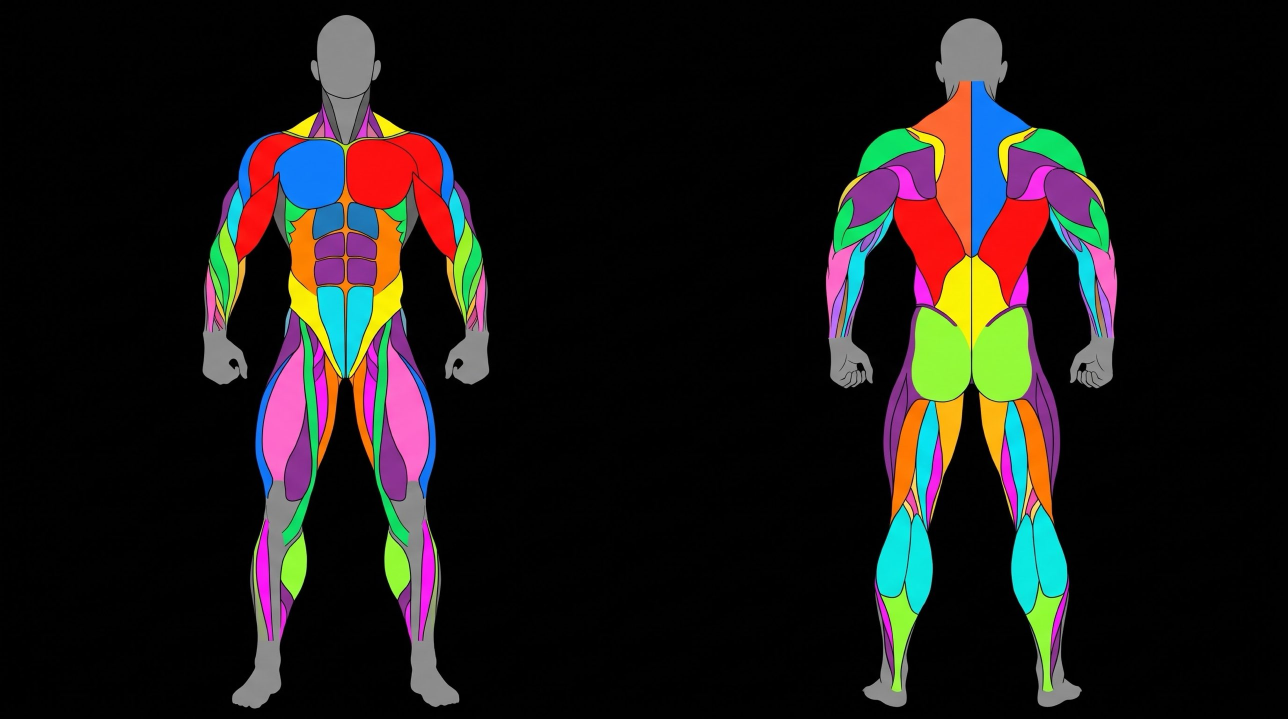
#> input picture tools/cuerpo/fuentes/segmentos.png, 2576 x 1438 px, found by its file name (shown at 1/2 size)
$ python generar.py
#> lines starting #> are read from the running program, lines starting #| are printed output that depends on the picture; after the words box and inside, x2 and y2 are one past the last pixel; in counts of white or black regions, pixels touching at a corner belong together
"""Genera el mapa corporal de la app a partir de dos imágenes hechas con Gemini (ver fuentes/):
  fuentes/imagen.png     la figura (frente y espalda) en grises sobre fondo negro
  fuentes/segmentos.png  la misma figura con cada zona en un color plano
Salida: assets/cuerpo-frente.webp, assets/cuerpo-espalda.webp y assets/cuerpo-muscular.svg (una región por trozo de
músculo, ids «m-<músculo>-<lado>-<n>», lado i = izquierda de la imagen, d = derecha).
Uso (desde la raíz del repositorio): python3 tools/cuerpo/generar.py
Necesita numpy, opencv-python, scikit-learn, scipy y pillow. Los números de región dependen del orden de los clústeres,
por eso el script comprueba el total y se detiene si cambia.
"""
import json, sys
import numpy as np, cv2
from PIL import Image
from scipy import ndimage as ndi
from sklearn.cluster import KMeans

AQUI = "tools/cuerpo/fuentes/"
B = cv2.cvtColor(cv2.imread(AQUI + "segmentos.png"), cv2.COLOR_BGR2RGB)
H, W = B.shape[:2]
#> H = 1438; W = 2576

# 1. regiones: color → componentes conexas; el contorno negro entre ellas se reparte entre las vecinas
hsv = cv2.cvtColor(B, cv2.COLOR_RGB2HSV)
#> hsv: shape (1438, 2576, 3); mean H, S, V 16, 39.3, 39.7
fg = B.max(2) > 70
#> fg: shape (1438, 2576) bool; 19.1% white; 11 white regions (1 under 20 px), largest, box (x1, y1, x2, y2) and area: (1652, 37, 2235, 1414) 360746, (405, 174, 978, 1417) 327627, (634, 30, 750, 196) 15829
sat = (hsv[..., 1] > 90) & fg
#> sat: shape (1438, 2576) bool; 15.7% white; 205 white regions (192 under 20 px), largest, box (x1, y1, x2, y2) and area: (411, 208, 971, 1092) 241485, (1652, 161, 1943, 1385) 159592, (1943, 160, 2235, 1384) 159430
gris = fg & ~sat & (B.max(2) > 90)
#> gris: shape (1438, 2576) bool; 3.3% white; 591 white regions (523 under 20 px), largest, box (x1, y1, x2, y2) and area: (464, 960, 605, 1417) 18701, (776, 961, 918, 1414) 18430, (634, 30, 750, 196) 15746
km = KMeans(16, n_init=3, random_state=0).fit(B[sat][::7])
L = np.full((H, W), -1, np.int32); L[sat] = km.predict(B[sat]); L[gris] = 99
#> after `L[sat] = km.predict(B[sat])`: L: shape (1438, 2576) int32; 17 distinct labels, from -1 to 15
#> after `L[gris] = 99`: L: shape (1438, 2576) int32; 18 distinct labels, from -1 to 99
R = np.zeros((H, W), np.int32); n = 0
for c in list(range(16)) + [99]:
    m = cv2.morphologyEx((L == c).astype(np.uint8), cv2.MORPH_OPEN, np.ones((3, 3), np.uint8))
    k, lab, st, _ = cv2.connectedComponentsWithStats(m, connectivity=4)
    for i in range(1, k):
        if st[i, 4] >= 120: n += 1; R[lab == i] = n
#> this loop made 17 passes
#> k on passes 1 to 12: 12, 73, 15, 7, 11, 31, 11, 7, 18, 21, 4, 27
#> R: shape (1438, 2576) int32; 170 distinct labels, from 0 to 169
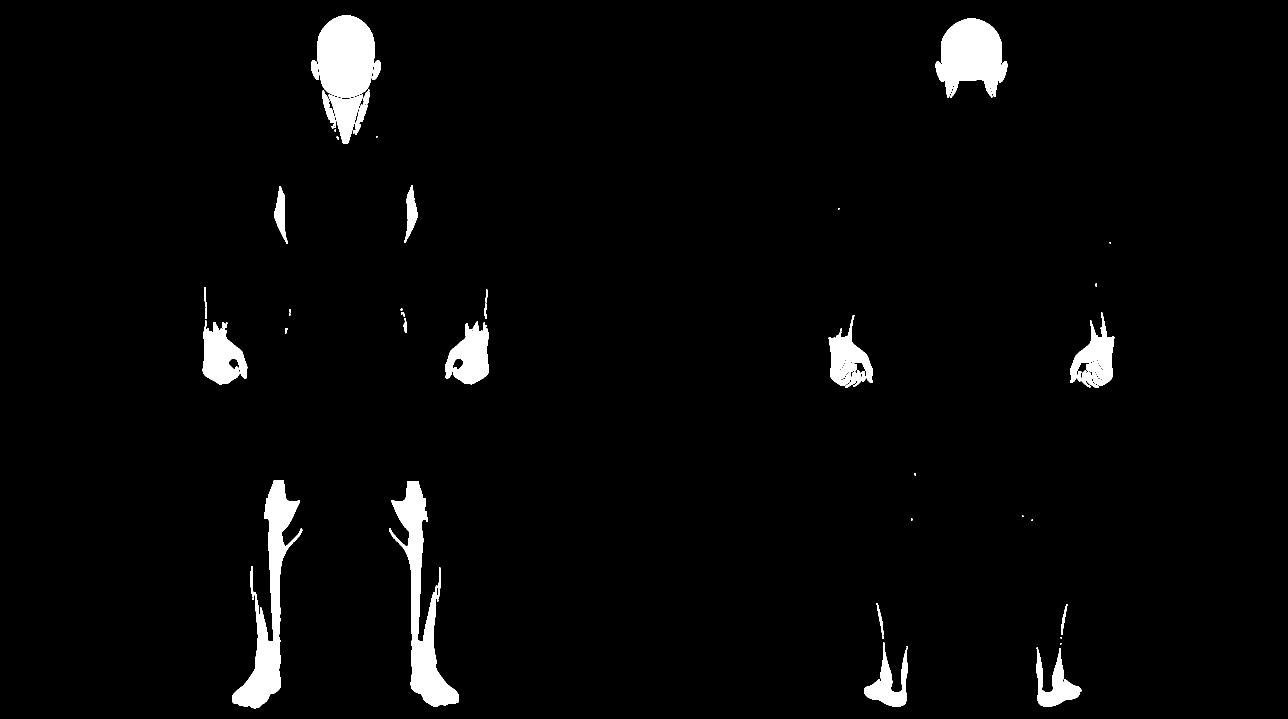
#> m: shape (1438, 2576) (shown at 1/2 size); values 0 (black) and 1 (white), 3.1% white; 62 white regions (23 under 20 px), largest, box (x1, y1, x2, y2) and area: (464, 960, 605, 1417) 18357, (778, 962, 918, 1414) 18300, (634, 30, 750, 196) 15746
#> after the loop, n = 169
if n != 169: sys.exit(f"se esperaban 169 regiones y hay {n}: los ids de ETIQ ya no valen")
fgc = cv2.morphologyEx((B.max(2) > 45).astype(np.uint8), cv2.MORPH_CLOSE, np.ones((5, 5), np.uint8)) > 0
#> fgc: shape (1438, 2576) bool; 19.8% white; 2 white regions, box (x1, y1, x2, y2) and area: (1651, 36, 2235, 1414) 373626, (405, 30, 978, 1417) 359391
idx = ndi.distance_transform_edt(R == 0, return_distances=False, return_indices=True)
R2 = R[idx[0], idx[1]]; R2[~fgc] = 0
#> after `R2 = R[idx[0], idx[1]]`: R2: shape (1438, 2576) int32; 169 distinct labels, from 1 to 169
#> after `R2[~fgc] = 0`: R2: shape (1438, 2576) int32; 170 distinct labels, from 0 to 169
R2[(R == 0) & (ndi.distance_transform_edt(R == 0) > 6)] = 0
#> R2: shape (1438, 2576) int32; 170 distinct labels, from 0 to 169

# 2. etiquetas de la mitad izquierda de cada figura (la derecha se deduce por simetría)
FRENTE = {95: "pecho", 55: "deltoide-anterior", 96: "deltoide-lateral", 57: "biceps", 40: "braquial", 17: "triceps-lateral-medial",
  1: "antebrazo", 67: "antebrazo", 3: "antebrazo", 77: "antebrazo", 80: "antebrazo", 132: "antebrazo", 65: "serrato", 87: "oblicuos", 105: "oblicuos",
  139: "recto-abdominal", 20: "recto-abdominal", 23: "recto-abdominal", 46: "recto-abdominal", 85: "recto-abdominal", 88: "recto-abdominal",
  100: "trapecio-superior", 82: "recto-femoral", 98: "vastos", 34: "vastos", 118: "aductores", 31: "aductores", 115: "aductores",
  89: "aductores", 27: "gluteo-medio", 7: "gemelos"}
ESPALDA = {128: "trapecio", 102: "trapecio-superior", 60: "deltoide-posterior", 129: "deltoide-lateral", 13: "manguito", 15: "triceps-largo",
  63: "triceps-lateral-medial", 42: "triceps-lateral-medial", 72: "triceps-lateral-medial", 22: "triceps-lateral-medial", 111: "redondo",
  59: "dorsal", 103: "erectores", 113: "oblicuos", 6: "gluteo-mayor", 25: "gluteo-medio", 75: "antebrazo", 45: "antebrazo", 142: "antebrazo",
  79: "antebrazo", 32: "vastos", 91: "isquiotibiales", 48: "isquiotibiales", 108: "aductores", 120: "isquiotibiales", 135: "isquiotibiales",
  136: "isquiotibiales", 84: "isquiotibiales", 50: "gemelos", 52: "gemelos", 9: "soleo"}
# (clave, etiquetas, eje de simetría, columnas del recorte)
VISTAS = [("f", FRENTE, 692, 380, 1000, "frente"), ("e", ESPALDA, 1944, 1630, 2260, "espalda")]
ESCALA, Y0, Y1 = 0.75, 20, 1420
A = Image.open(AQUI + "imagen.png").convert("L")
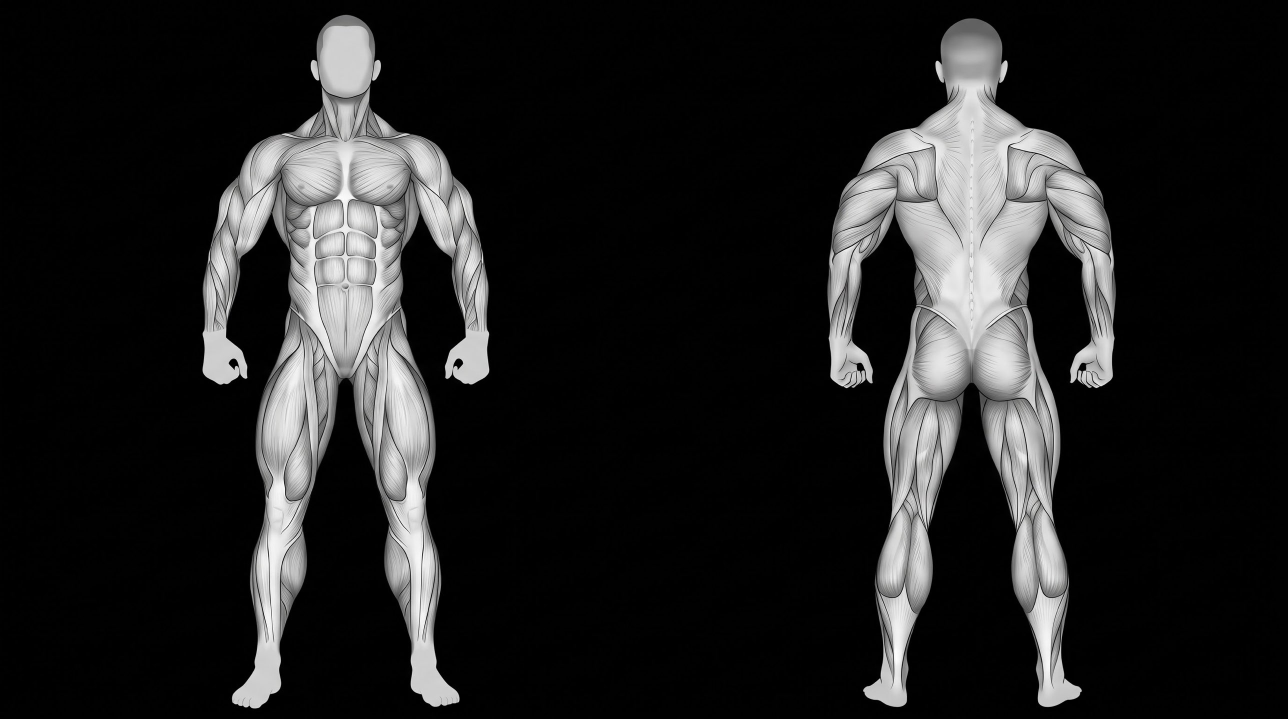
#> input picture tools/cuerpo/fuentes/imagen.png, 2576 x 1438 px, found by its file name (shown at 1/2 size)
Ag = np.array(A)

def espejo(m, eje):
    out = np.zeros_like(m); xs = np.arange(W); nx = 2 * eje - xs; ok = (nx >= 0) & (nx < W)
    out[:, xs[ok]] = m[:, nx[ok]]; return out
def erosion(m, r):
    k = cv2.getStructuringElement(cv2.MORPH_ELLIPSE, (2 * r + 1, 2 * r + 1))
    e = cv2.erode(m.astype(np.uint8), k) > 0
    return e if e.sum() > 30 else m
def dilatar(m, r):
    return cv2.dilate(m.astype(np.uint8), cv2.getStructuringElement(cv2.MORPH_ELLIPSE, (2 * r + 1, 2 * r + 1))) > 0

salida = []; x_off = 0; cajas = {}; contador = {}
cols = np.arange(W)[None, :]
for v, etiq, eje, x0, x1, nombre in VISTAS:
    # 3. piezas de la mitad izquierda; la derecha es su espejo, así la figura es simétrica y no depende de cómo se coloreó
    sub = np.zeros_like(R2); sub[:, x0:x1] = R2[:, x0:x1]
    izq = cols < eje
    piezas = {}
    for i, m in etiq.items(): piezas.setdefault(m, np.zeros((H, W), bool))[:] |= (sub == i) & izq
    # 4. cuenca: las piezas (erosionadas) son las semillas y el borde final se ajusta a las líneas de la imagen
    nombres = sorted(piezas)
    marc = np.zeros((H, W), np.int32)
    fondo = (Ag < 12).astype(np.uint8); _, lab_f = cv2.connectedComponents(fondo, connectivity=4)
    marc[erosion(lab_f == lab_f[0, 0], 2)] = 1
    otras = (sub > 0) & izq
    for i, m in etiq.items(): otras &= sub != i
    for q in (erosion(otras, 2), erosion(espejo(otras, eje), 2)): marc[q & (marc == 0)] = 2
    nucleo = {}
    for k, nm in enumerate(nombres):
        iz = erosion(piezas[nm], 3); nucleo[nm] = iz | espejo(iz, eje)
        marc[nucleo[nm] & (marc <= 2)] = 3 + k
    ws = cv2.watershed(cv2.cvtColor(cv2.GaussianBlur(Ag, (0, 0), 0.8), cv2.COLOR_GRAY2BGR), marc.copy())
    idx2 = ndi.distance_transform_edt(ws <= 0, return_distances=False, return_indices=True); ws = ws[idx2[0], idx2[1]]
    w, h = int((x1 - x0) * ESCALA), int((Y1 - Y0) * ESCALA)
    A.crop((x0, Y0, x1, Y1)).resize((w, h), Image.LANCZOS).save(f"assets/cuerpo-{nombre}.webp", quality=88, method=6)
    cajas[v] = (x_off, w, h)
    for k, nm in enumerate(nombres):
        base = piezas[nm] | espejo(piezas[nm], eje)
        mk = (ws == 3 + k) & dilatar(base, 12)   # no se sale de donde estaba la pieza (ni invade manos, cabeza...)
        mk = cv2.GaussianBlur(mk.astype(np.float32), (0, 0), 1.2) > 0.5
        trozos = [(nm, mk)]
        if nm == "pecho":   # la fuente dibuja el pecho entero: la franja de arriba es la clavicular (el corte se hace con la forma ya ajustada)
            arriba = np.zeros_like(mk)
            for x in np.unique(np.nonzero(mk)[1]):
                c = np.nonzero(mk[:, x])[0]; arriba[c[c < c.min() + 0.40 * (c.max() - c.min())], x] = True
            trozos = [("pecho-clavicular", mk & arriba), ("pecho-esternal", mk & ~arriba)]
        elif nm == "trapecio":   # ídem: cuello y hombro / zona entre escápulas / parte baja
            ys = np.nonzero(mk)[0]; t, bb = ys.min(), ys.max(); fila = np.arange(H)[:, None]
            trozos = [(n2, mk & (fila >= t + a0 * (bb - t)) & (fila < t + z0 * (bb - t))) for n2, a0, z0 in (("trapecio-superior", 0, 0.28), ("romboides", 0.28, 0.55), ("trapecio-medio", 0.55, 1.01))]
        for nm, mk in trozos:
          for lado, lm in (("i", mk & (cols < eje)), ("d", mk & (cols >= eje))):
              pm = cv2.morphologyEx(lm.astype(np.uint8), cv2.MORPH_OPEN, np.ones((3, 3), np.uint8))
              if pm.sum() < 60: continue
              d = ""
              for c in cv2.findContours(pm, cv2.RETR_EXTERNAL, cv2.CHAIN_APPROX_NONE)[0]:
                  if cv2.contourArea(c) < 30: continue
                  c = cv2.approxPolyDP(c, 1.2, True)[:, 0, :].astype(float)
                  d += "M" + "L".join(f"{(px - x0) * ESCALA + x_off:.1f} {(py - Y0) * ESCALA:.1f}" for px, py in c) + "Z"
              if not d: continue
              n = contador[(nm, lado)] = contador.get((nm, lado), 0) + 1
              salida.append(f'<path id="m-{nm}-{lado}-{n}" data-v="{v}" d="{d}"/>')
    x_off += w
#> this loop made 2 passes
#> x_off on passes 1 to 2: 465, 937
#> arriba: shape (1438, 2576) bool; 0.34% white; 3 white regions (2 under 20 px), largest, box (x1, y1, x2, y2) and area: (546, 278, 837, 349) 12607
#> base: shape (1438, 2576) bool; 0.16% white; 2 white regions, box (x1, y1, x2, y2) and area: (1781, 763, 1815, 945) 2975, (2074, 763, 2108, 945) 2975
#> iz: shape (1438, 2576) bool; 0.05% white; 1 white region, box (x1, y1, x2, y2) and area: (1784, 770, 1812, 940) 1845
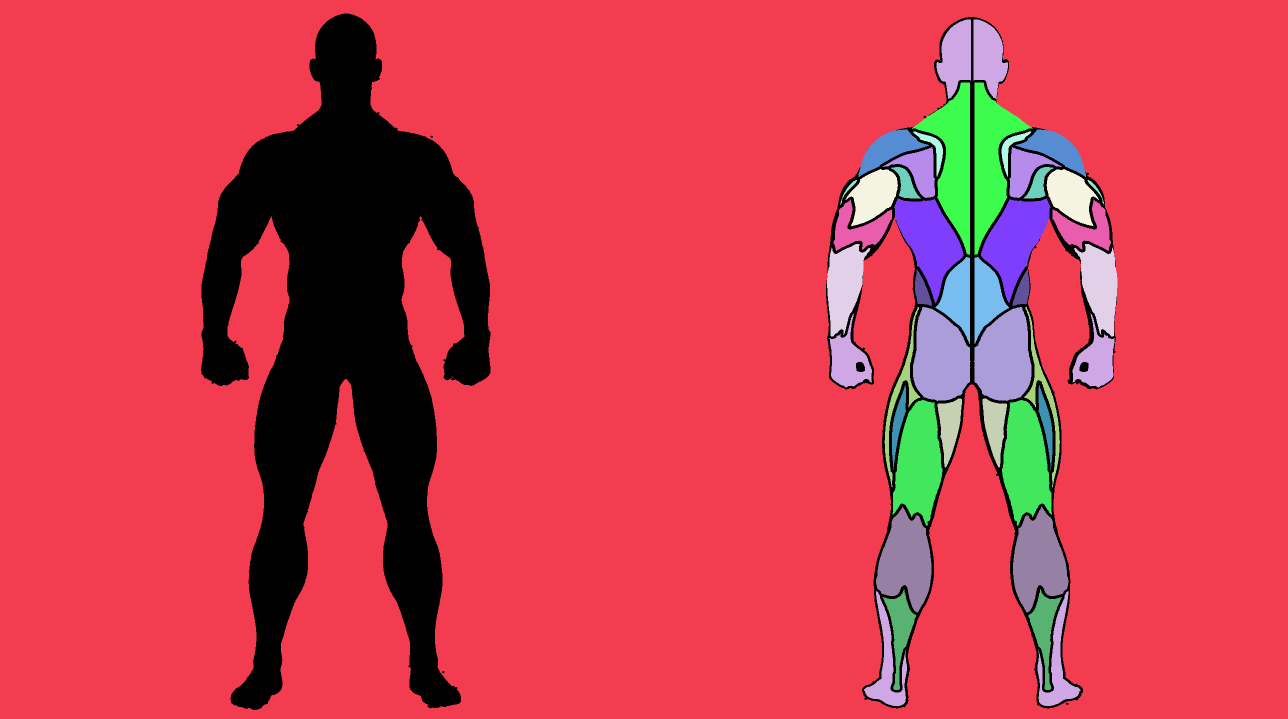
#> marc: shape (1438, 2576) int32 (shown at 1/2 size); 22 distinct labels, from 0 to 21; one colour per label, 0 black
#> mk: shape (1438, 2576) bool; 0.17% white; 2 white regions, box (x1, y1, x2, y2) and area: (1780, 764, 1817, 956) 3157, (2072, 764, 2108, 944) 3016
#> otras: shape (1438, 2576) bool; 0.63% white; 6 white regions (1 under 20 px), largest, box (x1, y1, x2, y2) and area: (1871, 37, 1944, 509) 8450, (1725, 1180, 1816, 1414) 7452, (1656, 624, 1746, 777) 7133, (1943, 513, 1944, 721) 208, (1943, 737, 1944, 766) 29
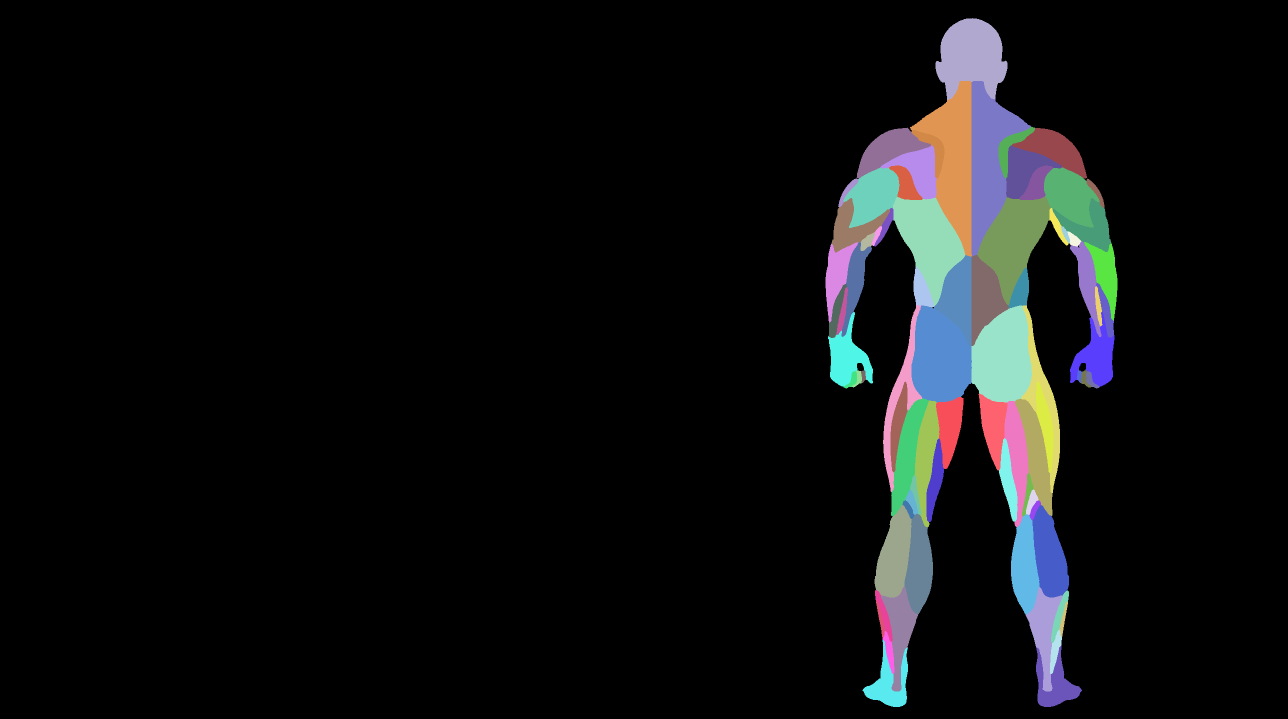
#> sub: shape (1438, 2576) int32 (shown at 1/2 size); 80 distinct labels, from 0 to 169; one colour per label, 0 black
#> after the loop, cajas = {'f': (0, 465, 1050), 'e': (465, 472, 1050)}; contador = 56 items; salida = 76 items; x_off = 937

(fx, fw, h), (ex, ew, _) = cajas["f"], cajas["e"]
#> fx = 0; fw = 465; h = 1050; ex = 465; ew = 472
svg = (f'<svg xmlns="http://www.w3.org/2000/svg" viewBox="0 0 {fw + ew} {h}">\n'
  f'<!-- Mapa corporal: imagen de Gemini (frente y espalda) con una región tocable por músculo. Generado por tools/cuerpo/generar.py. -->\n'
  f'<image data-v="f" href="assets/cuerpo-frente.webp" x="0" y="0" width="{fw}" height="{h}"/>\n'
  f'<image data-v="e" href="assets/cuerpo-espalda.webp" x="{fw}" y="0" width="{ew}" height="{h}"/>\n'
  '<g class="musculos">\n' + "\n".join(salida) + "\n</g>\n</svg>\n")
open("assets/cuerpo-muscular.svg", "w").write(svg)
print(f"{len(salida)} regiones; viewBox 0 0 {fw + ew} {h}; frente 0..{fw}, espalda {fw}..{fw + ew}")
#| 76 regiones; viewBox 0 0 937 1050; frente 0..465, espalda 465..937
